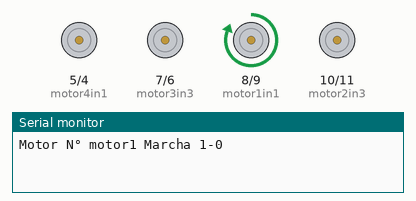
The sketch below on a simulated Arduino Uno, built with avr-gcc and run on an emulated ATmega328P. On the bench: motor-driver pin pairs drawn as motors (green arrow = first pin HIGH = forward, orange = second pin HIGH = backward, longer = more drive), the last lines printed to the serial monitor.

Above: at 0.5 s.
At 2.5 s:
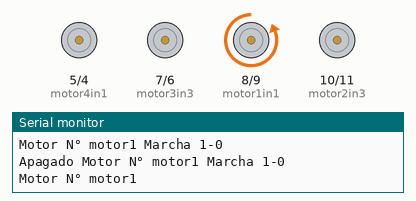
At 4.5 s:
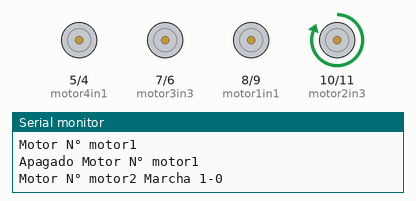
At 6.5 s:
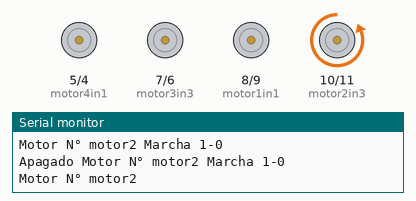
At 10.5 s:
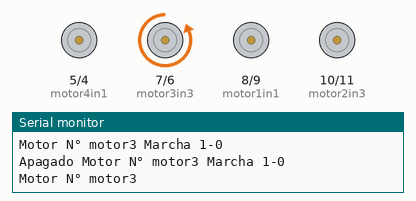
At 17.5 s:
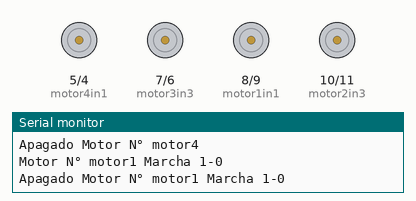
Timing chart, 0 to 18.4 s (numbered marks = the images above):
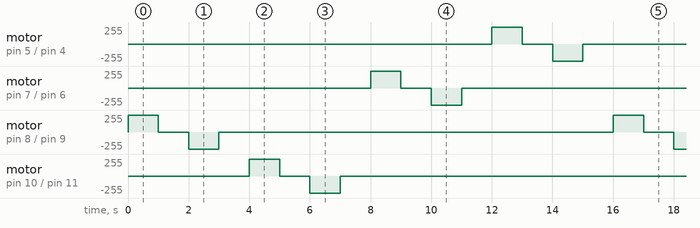

The sketch:

Motores-Ensamblado-sar.ino
```cpp
int motor1in1=8;
int motor1in2=9;
int motor2in3=10;
int motor2in4=11;

int motor3in3=7;
int motor3in4=6;
int motor4in1=5;
int motor4in2=4;

void setup() {
 pinMode(motor1in1, HIGH);
 pinMode(motor1in2, HIGH);
 pinMode(motor2in3, HIGH);
 pinMode(motor2in4, HIGH);
 pinMode(motor3in3, HIGH);
 pinMode(motor3in4, HIGH);
 pinMode(motor4in1, HIGH);
 pinMode(motor4in2, HIGH);

 Serial.begin(9600);

}
void testMotor(int puertoA, int puertoB, int tiempo, String motor){
  Serial.println("Motor N° "+String(motor)+" Marcha 1-0");
  digitalWrite(puertoA, HIGH);
  digitalWrite(puertoB,LOW);
  delay(tiempo);
  Serial.println("Apagado Motor N° "+String(motor)+" Marcha 1-0");
  digitalWrite(puertoA, LOW);
  digitalWrite(puertoB,LOW);
  delay(tiempo);
  Serial.println("Motor N° "+String(motor));
  digitalWrite(puertoA, LOW);
  digitalWrite(puertoB,HIGH);
  delay(tiempo);
  Serial.println("Apagado Motor N° "+String(motor));
  digitalWrite(puertoA, LOW);
  digitalWrite(puertoB,LOW);
  delay(tiempo);

}

void loop() {

  testMotor(motor1in1, motor1in2, 1000, "motor1");
  testMotor(motor2in3, motor2in4, 1000, "motor2");
  testMotor(motor3in3, motor3in4, 1000, "motor3");
  testMotor(motor4in1, motor4in2, 1000, "motor4");

}
```

Measured:
- by itself, motor on pin 7 (motor3in3) / pin 6 (motor3in4): stopped → forward 255/255 at 8.0 s, → stopped 1.0 s later, → backward 255/255 1.0 s later, → stopped 1.0 s later, … (8 changes in this stretch)
- by itself, motor on pin 5 (motor4in1) / pin 4 (motor4in2): stopped → forward 255/255 at 12.0 s, → stopped 1.0 s later, → backward 255/255 1.0 s later, → stopped 1.0 s later, … (8 changes in this stretch)
